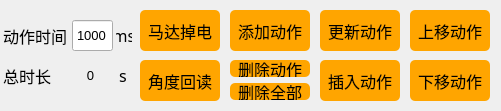
    <widget class="QWidget" name="widget_1" native="true">
     <property name="geometry">
      <rect>
       <x>492</x>
       <y>240</y>
       <width>501</width>
       <height>111</height>
      </rect>
     </property>
     <property name="font">
      <font>
       <family>Arial</family>
       <pointsize>10</pointsize>
      </font>
     </property>
     <property name="styleSheet">
      <string notr="true">#widget_1 {border:1px solid #242424;
border-color: rgb(200, 200, 200);}</string>
     </property>
     <widget class="QLabel" name="label_time">
      <property name="geometry">
       <rect>
        <x>3</x>
        <y>20</y>
        <width>71</width>
        <height>31</height>
       </rect>
      </property>
      <property name="font">
       <font>
        <family>黑体</family>
        <pointsize>12</pointsize>
       </font>
      </property>
      <property name="text">
       <string>动作时间</string>
      </property>
     </widget>
     <widget class="QLineEdit" name="lineEdit_time">
      <property name="geometry">
       <rect>
        <x>72</x>
        <y>20</y>
        <width>41</width>
        <height>31</height>
       </rect>
      </property>
      <property name="font">
       <font>
        <family>Arial</family>
        <pointsize>10</pointsize>
       </font>
      </property>
      <property name="text">
       <string>1000</string>
      </property>
      <property name="alignment">
       <set>Qt::AlignCenter</set>
      </property>
     </widget>
     <widget class="QPushButton" name="Button_AddAction">
      <property name="geometry">
       <rect>
        <x>230</x>
        <y>10</y>
        <width>80</width>
        <height>41</height>
       </rect>
      </property>
      <property name="font">
       <font>
        <family>黑体</family>
        <pointsize>12</pointsize>
       </font>
      </property>
      <property name="styleSheet">
       <string notr="true">QPushButton{background-color: rgb(255, 165, 0);}
QPushButton:hover{background-color:  rgb(255, 210, 0);}
QPushButton{border-radius:5px;}</string>
      </property>
      <property name="text">
       <string>添加动作</string>
      </property>
     </widget>
     <widget class="QPushButton" name="Button_DelectAction">
      <property name="geometry">
       <rect>
        <x>230</x>
        <y>60</y>
        <width>80</width>
        <height>17</height>
       </rect>
      </property>
      <property name="font">
       <font>
        <family>黑体</family>
        <pointsize>12</pointsize>
       </font>
      </property>
      <property name="styleSheet">
       <string notr="true">QPushButton{background-color: rgb(255, 165, 0);}
QPushButton:hover{background-color:  rgb(255, 210, 0);}
QPushButton{border-radius:5px;}</string>
      </property>
      <property name="text">
       <string>删除动作</string>
      </property>
     </widget>
     <widget class="QPushButton" name="Button_UpdateAction">
      <property name="geometry">
       <rect>
        <x>320</x>
        <y>10</y>
        <width>80</width>
        <height>41</height>
       </rect>
      </property>
      <property name="font">
       <font>
        <family>黑体</family>
        <pointsize>12</pointsize>
       </font>
      </property>
      <property name="styleSheet">
       <string notr="true">QPushButton{background-color: rgb(255, 165, 0);}
QPushButton:hover{background-color:  rgb(255, 210, 0);}
QPushButton{border-radius:5px;}</string>
      </property>
      <property name="text">
       <string>更新动作</string>
      </property>
     </widget>
     <widget class="QPushButton" name="Button_InsertAction">
      <property name="geometry">
       <rect>
        <x>320</x>
        <y>60</y>
        <width>80</width>
        <height>41</height>
       </rect>
      </property>
      <property name="font">
       <font>
        <family>黑体</family>
        <pointsize>12</pointsize>
       </font>
      </property>
      <property name="styleSheet">
       <string notr="true">QPushButton{background-color: rgb(255, 165, 0);}
QPushButton:hover{background-color:  rgb(255, 210, 0);}
QPushButton{border-radius:5px;}</string>
      </property>
      <property name="text">
       <string>插入动作</string>
      </property>
     </widget>
     <widget class="QPushButton" name="Button_ServoPowerDown">
      <property name="geometry">
       <rect>
        <x>140</x>
        <y>10</y>
        <width>80</width>
        <height>41</height>
       </rect>
      </property>
      <property name="font">
       <font>
        <family>黑体</family>
        <pointsize>12</pointsize>
       </font>
      </property>
      <property name="styleSheet">
       <string notr="true">QPushButton{background-color: rgb(255, 165, 0);}
QPushButton:hover{background-color:  rgb(255, 210, 0);}
QPushButton{border-radius:5px;}</string>
      </property>
      <property name="text">
       <string>马达掉电</string>
      </property>
     </widget>
     <widget class="QPushButton" name="Button_AngularReadback">
      <property name="geometry">
       <rect>
        <x>140</x>
        <y>60</y>
        <width>80</width>
        <height>41</height>
       </rect>
      </property>
      <property name="font">
       <font>
        <family>黑体</family>
        <pointsize>12</pointsize>
       </font>
      </property>
      <property name="styleSheet">
       <string notr="true">QPushButton{background-color: rgb(255, 165, 0);}
QPushButton:hover{background-color:  rgb(255, 210, 0);}
QPushButton{border-radius:5px;}</string>
      </property>
      <property name="text">
       <string>角度回读</string>
      </property>
     </widget>
     <widget class="QPushButton" name="Button_MoveUpAction">
      <property name="geometry">
       <rect>
        <x>410</x>
        <y>10</y>
        <width>80</width>
        <height>41</height>
       </rect>
      </property>
      <property name="font">
       <font>
        <family>黑体</family>
        <pointsize>12</pointsize>
       </font>
      </property>
      <property name="styleSheet">
       <string notr="true">QPushButton{background-color: rgb(255, 165, 0);}
QPushButton:hover{background-color:  rgb(255, 210, 0);}
QPushButton{border-radius:5px;}</string>
      </property>
      <property name="text">
       <string>上移动作</string>
      </property>
     </widget>
     <widget class="QPushButton" name="Button_MoveDownAction">
      <property name="geometry">
       <rect>
        <x>410</x>
        <y>60</y>
        <width>80</width>
        <height>41</height>
       </rect>
      </property>
      <property name="font">
       <font>
        <family>黑体</family>
        <pointsize>12</pointsize>
       </font>
      </property>
      <property name="styleSheet">
       <string notr="true">QPushButton{background-color: rgb(255, 165, 0);}
QPushButton:hover{background-color:  rgb(255, 210, 0);}
QPushButton{border-radius:5px;}</string>
      </property>
      <property name="text">
       <string>下移动作</string>
      </property>
     </widget>
     <widget class="QLabel" name="label_time_2">
      <property name="geometry">
       <rect>
        <x>3</x>
        <y>60</y>
        <width>71</width>
        <height>31</height>
       </rect>
      </property>
      <property name="font">
       <font>
        <family>黑体</family>
        <pointsize>12</pointsize>
       </font>
      </property>
      <property name="text">
       <string>总时长</string>
      </property>
     </widget>
     <widget class="QLabel" name="label">
      <property name="geometry">
       <rect>
        <x>116</x>
        <y>25</y>
        <width>16</width>
        <height>21</height>
       </rect>
      </property>
      <property name="font">
       <font>
        <family>黑体</family>
        <pointsize>12</pointsize>
       </font>
      </property>
      <property name="text">
       <string>ms</string>
      </property>
      <property name="alignment">
       <set>Qt::AlignCenter</set>
      </property>
     </widget>
     <widget class="QLabel" name="label_5">
      <property name="geometry">
       <rect>
        <x>115</x>
        <y>65</y>
        <width>16</width>
        <height>21</height>
       </rect>
      </property>
      <property name="font">
       <font>
        <family>黑体</family>
        <pointsize>12</pointsize>
       </font>
      </property>
      <property name="text">
       <string>s</string>
      </property>
      <property name="alignment">
       <set>Qt::AlignCenter</set>
      </property>
     </widget>
     <widget class="QLabel" name="label_8">
      <property name="geometry">
       <rect>
        <x>70</x>
        <y>65</y>
        <width>41</width>
        <height>20</height>
       </rect>
      </property>
      <property name="layoutDirection">
       <enum>Qt::LeftToRight</enum>
      </property>
      <property name="text">
       <string>0</string>
      </property>
      <property name="alignment">
       <set>Qt::AlignCenter</set>
      </property>
     </widget>
     <widget class="QPushButton" name="Button_DelectAllAction">
      <property name="geometry">
       <rect>
        <x>230</x>
        <y>83</y>
        <width>80</width>
        <height>17</height>
       </rect>
      </property>
      <property name="font">
       <font>
        <family>黑体</family>
        <pointsize>12</pointsize>
       </font>
      </property>
      <property name="styleSheet">
       <string notr="true">QPushButton{background-color: rgb(255, 165, 0);}
QPushButton:hover{background-color:  rgb(255, 210, 0);}
QPushButton{border-radius:5px;}</string>
      </property>
      <property name="text">
       <string>删除全部</string>
      </property>
     </widget>
    </widget>
